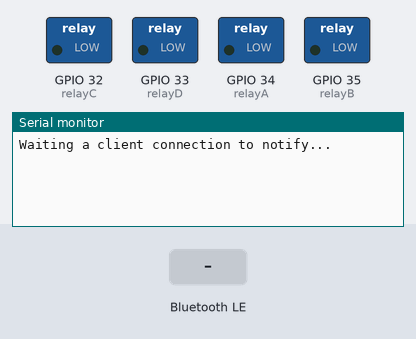
The sketch below on a simulated ESP32. On the bench: switched loads named in the sketch (green lamp = pin HIGH), the last lines printed to the serial monitor. The inputs (shaded band) are chosen by the test bench. Nothing arrives over Bluetooth unless stated; a phone connects over Bluetooth LE 3 s after start.

Above: at 1.2 s.
1.3 s: Bluetooth LE write "5" received
At 2.3 s:
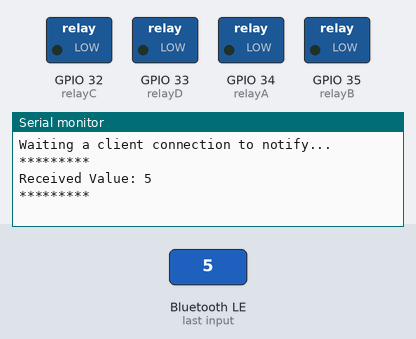
2.8 s: Bluetooth LE write "A" received
At 4.2 s:
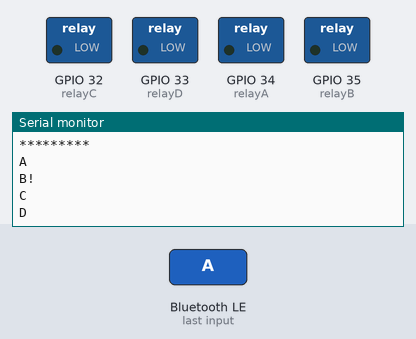

Measured:
- after the input at 1.3 s, the serial monitor: prints a new line after 0.05 s (image 1)
- after the input at 2.8 s, the serial monitor: prints a new line after 0.05 s (image 2)

The sketch:

relay_control.ino
```cpp
/*Mustafa Kaya Controling relays with esp32 ble*/

#include <BLEDevice.h>
#include <BLEServer.h>
#include <BLEUtils.h>
#include <BLE2902.h>
#include <string>
#include <iostream>

BLECharacteristic *pCharacteristic;
bool deviceConnected = false;
float txValue = 0;

const int relayA = 34; // Use GPIO number. See ESP32 board pinouts
const int relayB = 35; // Could be different depending on the dev board. I used the DOIT ESP32 dev board.
const int relayC = 32; // Use GPIO number. See ESP32 board pinouts
const int relayD = 33;
const int LED = 2;
int relayTime;
char relay;
double relayTimeA; // keeps relay times
double relayTimeB;
double relayTimeC;
double relayTimeD;
int setA;
int setB;
int setC;
int setD;
bool fA=0,fAA=0,fB=0,fBB=0,fC=0,fCC=0,fD=0,fDD=0; // control flags
std::string rxValue; // Could also make this a global var to access it in loop()

// See the following for generating UUIDs:
// https://www.uuidgenerator.net/

#define SERVICE_UUID           "6E400001-B5A3-F393-E0A9-E50E24DCCA9E" // UART service UUID
#define CHARACTERISTIC_UUID_RX "6E400002-B5A3-F393-E0A9-E50E24DCCA9E"
#define CHARACTERISTIC_UUID_TX "6E400003-B5A3-F393-E0A9-E50E24DCCA9E"

class MyServerCallbacks: public BLEServerCallbacks {
    void onConnect(BLEServer* pServer) {
      deviceConnected = true;
    };

    void onDisconnect(BLEServer* pServer) {
      deviceConnected = false;
    }
};

class MyCallbacks: public BLECharacteristicCallbacks {
    void onWrite(BLECharacteristic *pCharacteristic) {
      rxValue = pCharacteristic->getValue();
      relay=rxValue[0];
      char relayTimeSTR[3];

      if (rxValue.length() > 0) {
        Serial.println("*********");
        Serial.print("Received Value: ");

        for (int i = 0; i < rxValue.length(); i++) {
          Serial.print(rxValue[i]);
          relayTimeSTR[i]=rxValue[i+1];
        }
      relayTime = atoi(relayTimeSTR);
        Serial.println();
        Serial.println();
        Serial.println("*********");


      if (relay == 'A') {
        if (rxValue.find("C") != -1){
          digitalWrite(LED, HIGH);
          fAA=1;
          }
        else if (rxValue.find("K") != -1){
          digitalWrite(LED, LOW);
          fAA=0;
          }
        else{
            relayTimeA=millis();
            setA=relayTime*1000;
            digitalWrite(LED, HIGH);
            fA=1;
            }
        }
      else if (relay == 'B') {
         if (rxValue.find("C") != -1){
          digitalWrite(relayB, HIGH);
          fBB=1;
          }
        else if (rxValue.find("K") != -1){
          digitalWrite(relayB, LOW);
          fBB=0;
          }
        else{
            relayTimeB=millis();
            setB=relayTime*1000;
            digitalWrite(relayB, HIGH);
            fB=1;
            }
      }
      else if (relay == 'C') {
         if (rxValue.find("C") != -1 && rxValue.find("A") != -1){
          digitalWrite(relayC, HIGH);
          fCC=1;
          }
        else if (rxValue.find("K") != -1){
          digitalWrite(relayC, LOW);
          fCC=0;
          }
        else{
            relayTimeC=millis();
            setB=relayTime*1000;
            digitalWrite(relayB, HIGH);
            fC=1;
            }
        }
      else if (relay == 'D') {
        if (rxValue.find("C") != -1 ){
          digitalWrite(relayD, HIGH);
          fDD=1;
          }
        else if (rxValue.find("K") != -1){
          digitalWrite(relayD, LOW);
          fDD=0;
          }
        else{
            relayTimeD=millis();
            setD=relayTime*1000;
            digitalWrite(relayD, HIGH);
            fD=1;
            }
       }
    }
  }

};

void setup() {
  Serial.begin(115200);

  pinMode(relayA, OUTPUT);
  pinMode(relayB, OUTPUT);
  pinMode(relayC, OUTPUT);
  pinMode(relayD, OUTPUT);

  // Create the BLE Device
  BLEDevice::init("ESP32 relays"); // Give it a name

  // Create the BLE Server
  BLEServer *pServer = BLEDevice::createServer();
  pServer->setCallbacks(new MyServerCallbacks());

  // Create the BLE Service
  BLEService *pService = pServer->createService(SERVICE_UUID);

  // Create a BLE Characteristic
  pCharacteristic = pService->createCharacteristic(
                      CHARACTERISTIC_UUID_TX,
                      BLECharacteristic::PROPERTY_NOTIFY
                    );

  pCharacteristic->addDescriptor(new BLE2902());

  BLECharacteristic *pCharacteristic = pService->createCharacteristic(
                                         CHARACTERISTIC_UUID_RX,
                                         BLECharacteristic::PROPERTY_WRITE
                                       );

  pCharacteristic->setCallbacks(new MyCallbacks());

  // Start the service
  pService->start();

  // Start advertising
  pServer->getAdvertising()->start();
  Serial.println("Waiting a client connection to notify...");
}

void loop() {

  if (deviceConnected) {
    if (rxValue.find("I") != -1 && rxValue.find("A") != -1){
        if (fA||fAA) {
        pCharacteristic->setValue("RelayA ON");
        pCharacteristic->notify();
        }else{
        pCharacteristic->setValue("RelayA OFF");
        pCharacteristic->notify();
          }
      }
    else if (rxValue.find("I") != -1 && rxValue.find("B") != -1){
      if (fB||fBB) {
        pCharacteristic->setValue("RelayB ON");
        pCharacteristic->notify();
        }else{
        pCharacteristic->setValue("RelayB OFF");
        pCharacteristic->notify();
          }
      }
    else if (rxValue.find("I") != -1 && rxValue.find("C") != -1){
      if (fC||fCC) {
        pCharacteristic->setValue("RelayC ON");
        pCharacteristic->notify();
        }else{
        pCharacteristic->setValue("RelayC OFF");
        pCharacteristic->notify();
          }
      }
    else if (rxValue.find("I") != -1 && rxValue.find("D") != -1){
      if (fD||fDD) {
        pCharacteristic->setValue("RelayD ON");
        pCharacteristic->notify();
        }else{
        pCharacteristic->setValue("RelayD OFF");
        pCharacteristic->notify();
          }
      }


  }
  if (fA||fB||fC||fD){
    if (millis()-relayTimeA>setA) {
      Serial.println("A");
      digitalWrite(LED, LOW);
      fA=0;
      fAA=0;
    }
    if (millis()-relayTimeB>setB) {
      Serial.println("B!");
      digitalWrite(relayB, LOW);
      fB=0;
      fBB=0;
    }
    if (millis()-relayTimeC>setC) {
      Serial.println("C");
      digitalWrite(relayC, LOW);
      fC=0;
      fCC=0;
    }
    if (millis()-relayTimeD>setD) {
      Serial.println("D");
      digitalWrite(relayD, LOW);
      fD=0;
      fDD=0;
    }
  }

  delay(1000);
}
```
